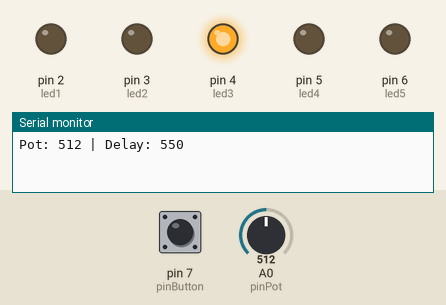
This sketch was run on a simulated Arduino Uno, built with avr-gcc and run on an emulated ATmega328P. On the bench: output pins drawn as LEDs (lit = HIGH), the last lines printed to the serial monitor. Dashed ring = blinking. Inputs (shaded band) come from the test bench; at power-on: pin 7 (pinButton) HIGH, A0 (pinPot) = 512.

Above: at 1.2 s.
1.3 s: pin 7 (pinButton) pulled LOW for 3.2 s
6.0 s: pin 7 (pinButton) pulled LOW for 1 s
9.5 s: A0 (pinPot) set to 122
At 9.6 s:
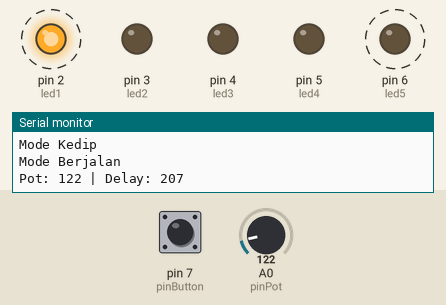
13.0 s: A0 (pinPot) set to 0
At 13.17 s:
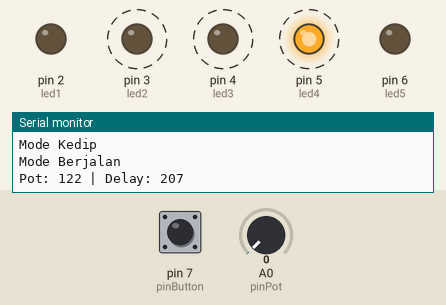
16.5 s: A0 (pinPot) set to 306
At 17.45 s:
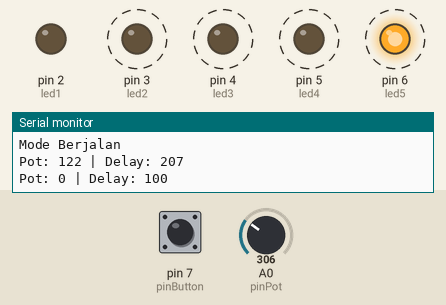
Timing chart, 0 to 21.0 s (numbered marks = the images above; inputs shaded):
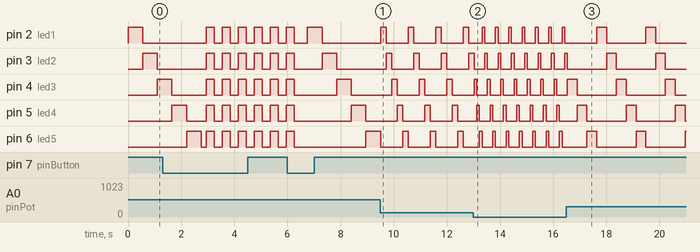

Measured:
- after the input at 9.5 s, pin 2 (led1): alternates HIGH for 0.21 s and LOW for 0.83 s, starting after 0.21 s
- after the input at 13.0 s, pin 2 (led1): alternates HIGH for 0.10 s and LOW for 0.40 s, starting after 0.33 s; pin 3 (led2): alternates HIGH for 0.10 s and LOW for 0.40 s, starting after 0.43 s
- after the input at 16.5 s, pin 2 (led1): alternates HIGH for 0.37 s and LOW for 1.5 s, starting after 1.1 s; pin 3 (led2): alternates HIGH for 0.37 s and LOW for 1.5 s, starting after 1.5 s
- by itself, pin 2 (led1), pin 3 (led2): alternates HIGH for 0.30 s and LOW for 0.30 s
- by itself, pin 4 (led3): repeats every 0.60 s: HIGH 0.30 s, LOW 0.30 s

The sketch:

Tugas1.ino
```cpp
#define led1 2
#define led2 3
#define led3 4
#define led4 5
#define led5 6
#define pinPot A0
#define pinButton 7

bool modeKedip = false;
bool lastButtonState = HIGH;
int nilaiPotSebelumnya = -1;

int hitungKecepatan(){
  int nilai = analogRead(pinPot);
  return map(nilai, 0, 1023, 100, 1000);
}

void kedipBareng() {
  for (int i = 0; i < 3; i++) {
    digitalWrite(led1, HIGH); digitalWrite(led2, HIGH);
    digitalWrite(led3, HIGH); digitalWrite(led4, HIGH);
    digitalWrite(led5, HIGH);
    delay(300);
    digitalWrite(led1, LOW); digitalWrite(led2, LOW);
    digitalWrite(led3, LOW); digitalWrite(led4, LOW);
    digitalWrite(led5, LOW);
    delay(300);
  }
}

void setup() {
  pinMode(led1, OUTPUT); pinMode(led2, OUTPUT);
  pinMode(led3, OUTPUT); pinMode(led4, OUTPUT);
  pinMode(led5, OUTPUT);
  pinMode(pinButton, INPUT_PULLUP);
  Serial.begin(9600);
}

void loop() {
  int pot = analogRead(pinPot);
  if (pot != nilaiPotSebelumnya) {
    Serial.print("Pot: "); Serial.print(pot);
    Serial.print(" | Delay: "); Serial.println(hitungKecepatan());
    nilaiPotSebelumnya = pot;
  }

  bool currentButton = digitalRead(pinButton);
  if (currentButton == LOW && lastButtonState == HIGH) {
    modeKedip = !modeKedip;
    if (modeKedip) Serial.println("Mode Kedip");
    else Serial.println("Mode Berjalan");
    delay(200);
  }
  lastButtonState = currentButton;

  if (modeKedip) {
    kedipBareng();
  } else {
    digitalWrite(led1, HIGH); delay(hitungKecepatan()); digitalWrite(led1, LOW);
    digitalWrite(led2, HIGH); delay(hitungKecepatan()); digitalWrite(led2, LOW);
    digitalWrite(led3, HIGH); delay(hitungKecepatan()); digitalWrite(led3, LOW);
    digitalWrite(led4, HIGH); delay(hitungKecepatan()); digitalWrite(led4, LOW);
    digitalWrite(led5, HIGH); delay(hitungKecepatan()); digitalWrite(led5, LOW);
  }
}
```
